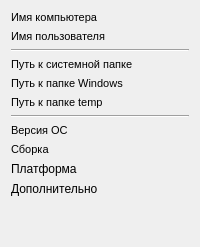
      <widget class="QWidget" name="pageSystemInfo">
       <layout class="QVBoxLayout" name="verticalLayout_2">
        <item>
         <layout class="QFormLayout" name="formLayout">
          <item row="0" column="0">
           <widget class="QLabel" name="label">
            <property name="font">
             <font>
              <family>Segoe UI</family>
              <pointsize>8</pointsize>
             </font>
            </property>
            <property name="text">
             <string>Имя компьютера</string>
            </property>
           </widget>
          </item>
          <item row="0" column="1">
           <widget class="QLabel" name="labelComputerName">
            <property name="font">
             <font>
              <family>Segoe UI</family>
              <pointsize>8</pointsize>
             </font>
            </property>
            <property name="text">
             <string/>
            </property>
           </widget>
          </item>
          <item row="1" column="0">
           <widget class="QLabel" name="label_3">
            <property name="font">
             <font>
              <family>Segoe UI</family>
              <pointsize>8</pointsize>
             </font>
            </property>
            <property name="text">
             <string>Имя пользователя</string>
            </property>
           </widget>
          </item>
          <item row="1" column="1">
           <widget class="QLabel" name="labelUserName">
            <property name="font">
             <font>
              <family>Segoe UI</family>
              <pointsize>8</pointsize>
             </font>
            </property>
            <property name="text">
             <string/>
            </property>
           </widget>
          </item>
         </layout>
        </item>
        <item>
         <widget class="Line" name="line">
          <property name="orientation">
           <enum>Qt::Horizontal</enum>
          </property>
         </widget>
        </item>
        <item>
         <layout class="QFormLayout" name="formLayout_3">
          <item row="0" column="0">
           <widget class="QLabel" name="label_5">
            <property name="font">
             <font>
              <family>Segoe UI</family>
              <pointsize>8</pointsize>
             </font>
            </property>
            <property name="text">
             <string>Путь к системной папке</string>
            </property>
           </widget>
          </item>
          <item row="0" column="1">
           <widget class="QLabel" name="labelSystemPath">
            <property name="font">
             <font>
              <family>Segoe UI</family>
              <pointsize>8</pointsize>
             </font>
            </property>
            <property name="text">
             <string/>
            </property>
           </widget>
          </item>
          <item row="1" column="0">
           <widget class="QLabel" name="label_2">
            <property name="font">
             <font>
              <family>Segoe UI</family>
              <pointsize>8</pointsize>
             </font>
            </property>
            <property name="text">
             <string>Путь к папке Windows</string>
            </property>
           </widget>
          </item>
          <item row="2" column="0">
           <widget class="QLabel" name="label_4">
            <property name="font">
             <font>
              <family>Segoe UI</family>
              <pointsize>8</pointsize>
             </font>
            </property>
            <property name="text">
             <string>Путь к папке temp</string>
            </property>
           </widget>
          </item>
          <item row="1" column="1">
           <widget class="QLabel" name="labelWindowsPath">
            <property name="font">
             <font>
              <family>Segoe UI</family>
              <pointsize>8</pointsize>
             </font>
            </property>
            <property name="text">
             <string/>
            </property>
           </widget>
          </item>
          <item row="2" column="1">
           <widget class="QLabel" name="labelTempPath">
            <property name="font">
             <font>
              <family>Segoe UI</family>
              <pointsize>8</pointsize>
             </font>
            </property>
            <property name="text">
             <string/>
            </property>
           </widget>
          </item>
         </layout>
        </item>
        <item>
         <widget class="Line" name="line_2">
          <property name="orientation">
           <enum>Qt::Horizontal</enum>
          </property>
         </widget>
        </item>
        <item>
         <layout class="QFormLayout" name="formLayout_4">
          <item row="0" column="0">
           <widget class="QLabel" name="label_7">
            <property name="font">
             <font>
              <family>Segoe UI</family>
              <pointsize>8</pointsize>
             </font>
            </property>
            <property name="text">
             <string>Версия ОС</string>
            </property>
           </widget>
          </item>
          <item row="0" column="1">
           <widget class="QLabel" name="labelVersion">
            <property name="font">
             <font>
              <family>Segoe UI</family>
              <pointsize>8</pointsize>
             </font>
            </property>
            <property name="text">
             <string/>
            </property>
           </widget>
          </item>
          <item row="1" column="0">
           <widget class="QLabel" name="label_11">
            <property name="font">
             <font>
              <family>Segoe UI</family>
              <pointsize>8</pointsize>
             </font>
            </property>
            <property name="text">
             <string>Сборка</string>
            </property>
           </widget>
          </item>
          <item row="1" column="1">
           <widget class="QLabel" name="labelBuild">
            <property name="font">
             <font>
              <family>Segoe UI</family>
              <pointsize>8</pointsize>
             </font>
            </property>
            <property name="text">
             <string/>
            </property>
           </widget>
          </item>
          <item row="2" column="0">
           <widget class="QLabel" name="label_6">
            <property name="text">
             <string>Платформа</string>
            </property>
           </widget>
          </item>
          <item row="2" column="1">
           <widget class="QLabel" name="labelPlatform">
            <property name="text">
             <string/>
            </property>
           </widget>
          </item>
          <item row="3" column="0">
           <widget class="QLabel" name="label_9">
            <property name="text">
             <string>Дополнительно</string>
            </property>
           </widget>
          </item>
          <item row="3" column="1">
           <widget class="QLabel" name="labelCSDVersion">
            <property name="text">
             <string/>
            </property>
           </widget>
          </item>
         </layout>
        </item>
        <item>
         <spacer name="verticalSpacer_2">
          <property name="orientation">
           <enum>Qt::Vertical</enum>
          </property>
          <property name="sizeHint" stdset="0">
           <size>
            <width>20</width>
            <height>40</height>
           </size>
          </property>
         </spacer>
        </item>
       </layout>
      </widget>
